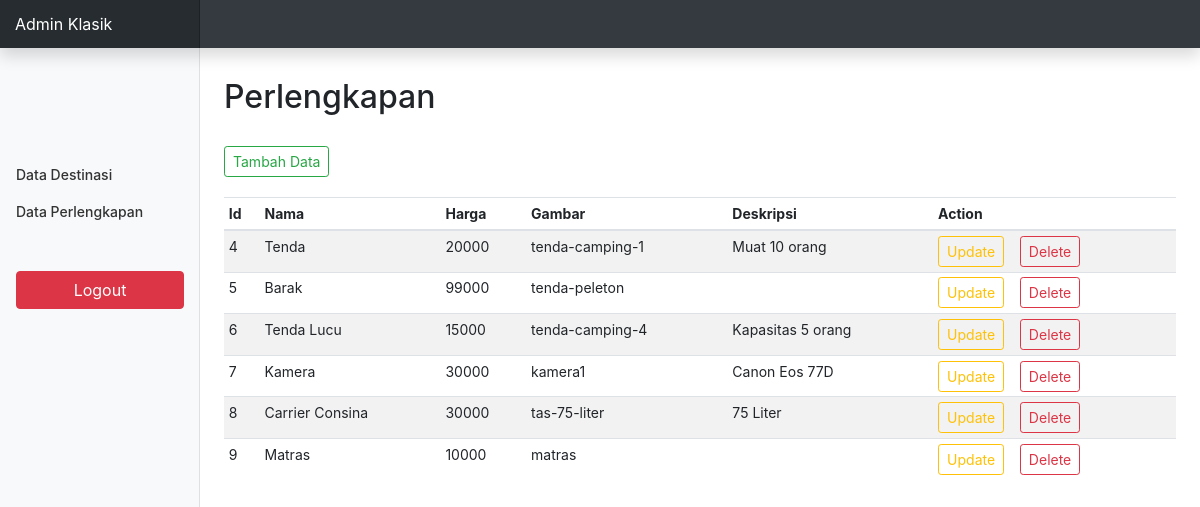
Page /admin/perlengkapan.php (signed in) on the committed database.
### tables this page shows
CREATE TABLE `perlengkapan` (
  `ID_PERLENGKAPAN` int(11) NOT NULL,
  `NAMA_PERLENGKAPAN` varchar(1024) DEFAULT NULL,
  `HARGA` decimal(11,0) DEFAULT NULL,
  `GAMBAR` varchar(1024) DEFAULT NULL,
  `DESKRIPSI` varchar(1024) DEFAULT NULL
);

### admin/conn.php (called while the page is built, shortened)
<?php
function connection() {
   $dbServer = 'localhost';
   $dbUser = 'root';
   $dbPass = '';
   $dbName = "kemah";
   $conn = mysqli_connect($dbServer, $dbUser, $dbPass);
   mysqli_select_db($conn,$dbName);
   return $conn;
}

### admin/perlengkapan.php (the view, shortened to what this page needs)
<?php
  include ('conn.php');
?>
<!DOCTYPE html>
<html>
  <head>
    <link href="assets/css/bootstrap.min.css" rel="stylesheet">
    <link href="assets/css/dashboard.css" rel="stylesheet">
  </head>
  <body>
    <nav class="navbar navbar-dark fixed-top bg-dark flex-md-nowrap p-0 shadow">
      <a class="navbar-brand col-sm-3 col-md-2 mr-0" href="#">Admin Klasik</a>
    </nav>
    <div class="container-fluid">
      <div class="row">
       <?php
       include('menu.php');
       ?>
        <main role="main" class="col-md-9 ml-sm-auto col-lg-10 px-4">
          <h2 style="margin: 30px 0 30px 0;">Perlengkapan</h2>
          <a class="btn btn-outline-success btn-sm" href="form_perkap.php" style="margin-bottom : 20px;">Tambah Data</a>
          <div class="table-responsive">
            <table class="table table-striped table-sm">
              <thead>
                <tr>
                  <th>Id</th>
                  <th>Nama</th>
                  <th>Harga</th>
                  <th>Gambar</th>
                  <th>Deskripsi</th>
                  <th>Action</th>
                </tr>
              </thead>
              <tbody>
                <?php
                  $query = "SELECT * FROM perlengkapan";
                  $result = mysqli_query(connection(),$query);
                 ?>
                 <?php while($data = mysqli_fetch_array($result)): ?>
                  <tr>
                    <td><?php echo $data['ID_PERLENGKAPAN'];  ?></td>
                    <td><?php echo $data['NAMA_PERLENGKAPAN'];  ?></td>
                    <td><?php echo $data['HARGA'];  ?></td>
                    <td><?php echo $data['GAMBAR'];  ?></td>
                    <td><?php echo $data['DESKRIPSI'];  ?></td>
                    <td>
                      <a href="<?php echo "update_perkap.php?id=".$data['ID_PERLENGKAPAN']; ?>" class="btn btn-outline-warning btn-sm"> Update</a>
                      <a href="<?php echo "delete_perkap.php?id=".$data['ID_PERLENGKAPAN']."&img=".$data['GAMBAR']; ?>" class="btn btn-outline-danger btn-sm"> Delete</a>
                    </td>
                  </tr>
                 <?php endwhile ?>
              </tbody>
            </table>
          </div>
        </main>
      </div>
    </div>
  </body>
</html>

### admin/assets/css/dashboard.css (style rules this page uses)
body { font-size: .875rem; }
[role="main"] { padding-top: 48px; }
.navbar-brand { padding-top: .75rem; padding-bottom: .75rem; font-size: 1rem; background-color: rgba(0, 0, 0, .25); box-shadow: inset -1px 0 0 rgba(0, 0, 0, .25); }

### rows in the picture
perlengkapan: ID_PERLENGKAPAN "4", NAMA_PERLENGKAPAN "Tenda", HARGA "20000", GAMBAR "tenda-camping-1", DESKRIPSI "Muat 10 orang"
perlengkapan: ID_PERLENGKAPAN "5", NAMA_PERLENGKAPAN "Barak", HARGA "99000", GAMBAR "tenda-peleton"
perlengkapan: ID_PERLENGKAPAN "6", NAMA_PERLENGKAPAN "Tenda Lucu", HARGA "15000", GAMBAR "tenda-camping-4", DESKRIPSI "Kapasitas 5 orang"
perlengkapan: ID_PERLENGKAPAN "7", NAMA_PERLENGKAPAN "Kamera", HARGA "30000", GAMBAR "kamera1", DESKRIPSI "Canon Eos 77D"
perlengkapan: ID_PERLENGKAPAN "8", NAMA_PERLENGKAPAN "Carrier Consina", HARGA "30000", GAMBAR "tas-75-liter", DESKRIPSI "75 Liter"
perlengkapan: ID_PERLENGKAPAN "9", NAMA_PERLENGKAPAN "Matras", HARGA "10000", GAMBAR "matras"
